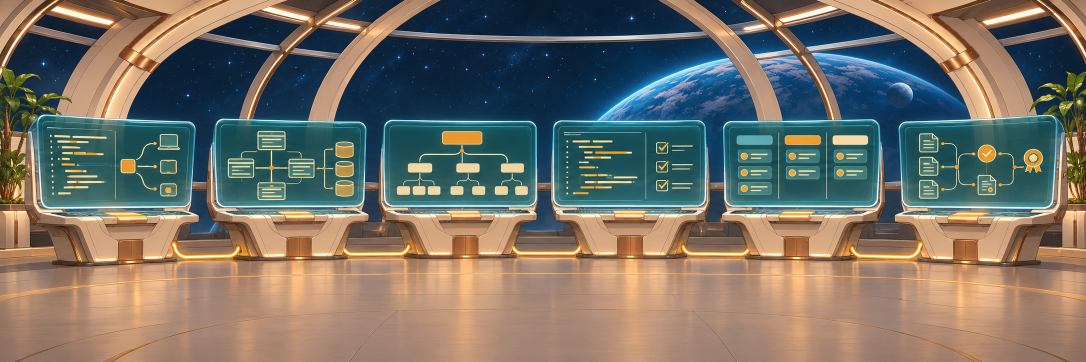
#> input picture docs/demo-assets/exploration/research-vessel.png, 2172 x 724 px (shown at 1/2 size)
$ python render-crew-orb-v2-opening.py crew-six-poses-v2.png
#> lines starting #> are read from the running program, lines starting #| are printed output that depends on the picture
"""Original exploration crew opening; 5-second branding + 27-second journey."""
from PIL import Image,ImageDraw,ImageFont
from pathlib import Path
from functools import lru_cache
import math,random,subprocess,sys,os,importlib.util
R=Path(__file__).resolve().parent
W,H,FPS=1920,1080,30
NAVY='#0b1e2d';WHITE='#f4eddd';GOLD='#e6b96d';MUTED='#aec6cb';TEAL='#245d64'
F='/System/Library/Fonts/Supplemental/Arial.ttf';B='/System/Library/Fonts/Supplemental/Arial Bold.ttf'
env=Image.open(R/'research-vessel.png').convert('RGB');crew=Image.open(R/'crew-six-poses-v2.png').convert('RGBA')
#> further down, env is the input picture: PIL image 2172x724 RGB; mean R, G, B 118.5, 113.4, 103.2
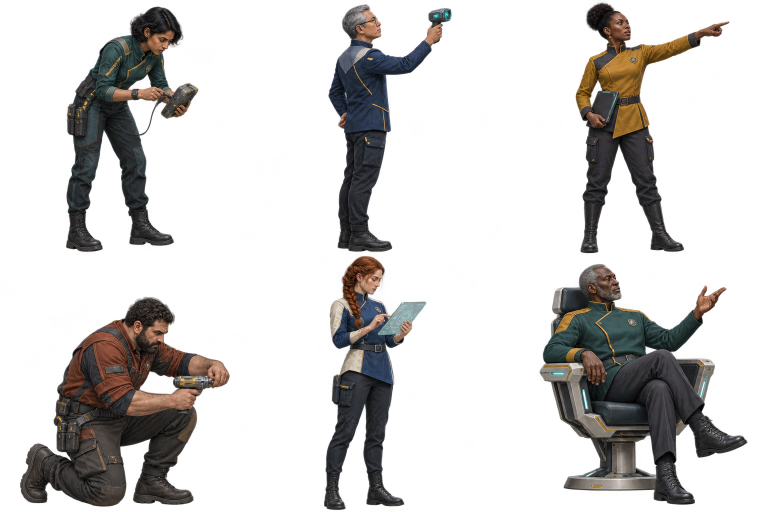
#> input picture docs/demo-assets/exploration/crew-six-poses-v2.png, 1536 x 1024 px (shown at 1/2 size)
#> further down, crew is the input picture: PIL image 1536x1024 RGBA; mean R, G, B, A 47.4, 43.2, 40, 64.4
actors=[]
for row in range(2):
 for col in range(3):
  cell=crew.crop((round(col*crew.width/3),round(row*crew.height/2),round((col+1)*crew.width/3),round((row+1)*crew.height/2)))
  bounds=cell.getchannel('A').getbbox()
  actors.append(cell.crop(bounds) if bounds else cell)
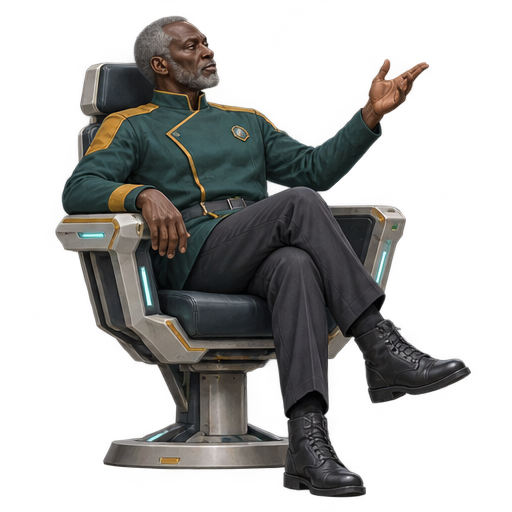
#> cell: PIL image 512x512 RGBA; mean R, G, B, A 65.1, 62.8, 59, 101.3; transparent parts drawn white
#> after the loop, actors = 6 items
os.environ['INSRC_ORB_RENDER_SIZE']='240'
spec=importlib.util.spec_from_file_location('orb_preview',R.parent/'orb-preview/render-orb-preview.py')
#> (the run stopped early here; a loop or call above may not have finished)
